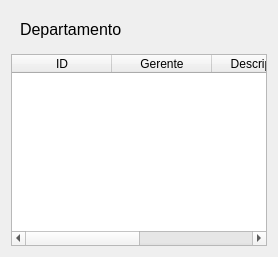
              <widget class="QWidget" name="tbProduct_9">
               <layout class="QVBoxLayout" name="verticalLayout_30">
                <item>
                 <widget class="QWidget" name="widget_39" native="true">
                  <layout class="QHBoxLayout" name="horizontalLayout_40">
                   <item>
                    <widget class="QLabel" name="label_27">
                     <property name="font">
                      <font>
                       <pointsize>12</pointsize>
                      </font>
                     </property>
                     <property name="text">
                      <string>Departamento</string>
                     </property>
                    </widget>
                   </item>
                  </layout>
                 </widget>
                </item>
                <item>
                 <widget class="QTableWidget" name="tableDepartment">
                  <property name="autoFillBackground">
                   <bool>false</bool>
                  </property>
                  <property name="alternatingRowColors">
                   <bool>false</bool>
                  </property>
                  <property name="selectionBehavior">
                   <enum>QAbstractItemView::SelectRows</enum>
                  </property>
                  <attribute name="horizontalHeaderShowSortIndicator" stdset="0">
                   <bool>false</bool>
                  </attribute>
                  <attribute name="horizontalHeaderStretchLastSection">
                   <bool>true</bool>
                  </attribute>
                  <column>
                   <property name="text">
                    <string>ID</string>
                   </property>
                  </column>
                  <column>
                   <property name="text">
                    <string>Gerente</string>
                   </property>
                  </column>
                  <column>
                   <property name="text">
                    <string>Descripcion</string>
                   </property>
                  </column>
                  <column>
                   <property name="text">
                    <string>Nombre</string>
                   </property>
                  </column>
                 </widget>
                </item>
               </layout>
              </widget>
